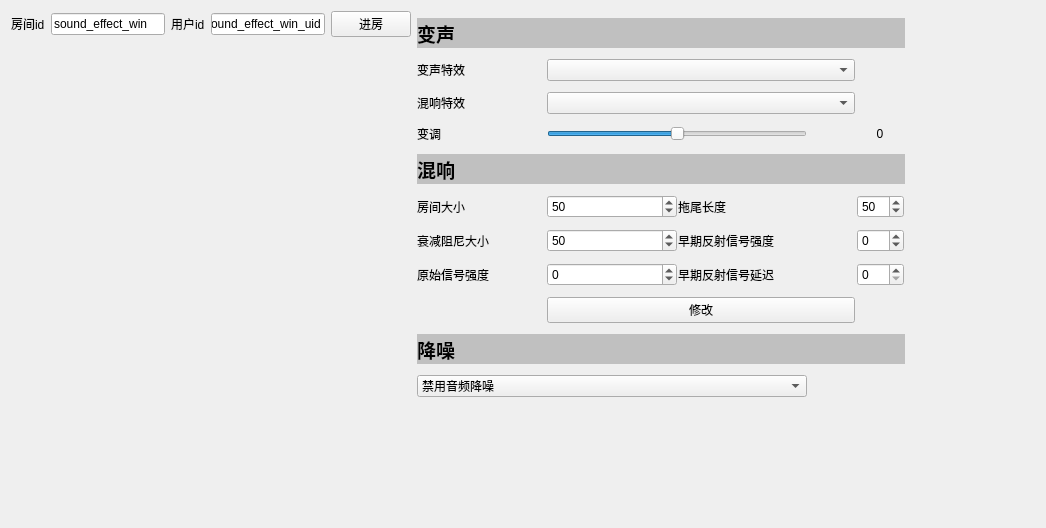
<?xml version="1.0" encoding="UTF-8"?>
<ui version="4.0">
 <class>SoundEffectsWidget</class>
 <widget class="QWidget" name="SoundEffectsWidget">
  <property name="geometry">
   <rect>
    <x>0</x>
    <y>0</y>
    <width>1046</width>
    <height>518</height>
   </rect>
  </property>
  <property name="windowTitle">
   <string>Form</string>
  </property>
  <layout class="QVBoxLayout" name="verticalLayout_3">
   <item>
    <layout class="QHBoxLayout" name="horizontalLayout_3">
     <property name="rightMargin">
      <number>5</number>
     </property>
     <item>
      <layout class="QVBoxLayout" name="verticalLayout_2">
       <item>
        <layout class="QHBoxLayout" name="horizontalLayout">
         <item>
          <widget class="QLabel" name="label_17">
           <property name="text">
            <string>房间id</string>
           </property>
          </widget>
         </item>
         <item>
          <widget class="QLineEdit" name="lineEdit_room">
           <property name="text">
            <string>sound_effect_win</string>
           </property>
          </widget>
         </item>
         <item>
          <widget class="QLabel" name="label_18">
           <property name="text">
            <string>用户id</string>
           </property>
          </widget>
         </item>
         <item>
          <widget class="QLineEdit" name="lineEdit_uid">
           <property name="text">
            <string>sound_effect_win_uid</string>
           </property>
          </widget>
         </item>
         <item>
          <widget class="QPushButton" name="btn_joinroom">
           <property name="text">
            <string>进房</string>
           </property>
          </widget>
         </item>
        </layout>
       </item>
       <item>
        <layout class="QHBoxLayout" name="horizontalLayout_2">
         <item>
          <spacer name="horizontalSpacer">
           <property name="orientation">
            <enum>Qt::Horizontal</enum>
           </property>
           <property name="sizeHint" stdset="0">
            <size>
             <width>40</width>
             <height>20</height>
            </size>
           </property>
          </spacer>
         </item>
         <item>
          <layout class="QVBoxLayout" name="verticalLayout">
           <item>
            <spacer name="verticalSpacer">
             <property name="orientation">
              <enum>Qt::Vertical</enum>
             </property>
             <property name="sizeHint" stdset="0">
              <size>
               <width>20</width>
               <height>40</height>
              </size>
             </property>
            </spacer>
           </item>
           <item>
            <widget class="UserWidget" name="widget" native="true">
             <property name="minimumSize">
              <size>
               <width>320</width>
               <height>240</height>
              </size>
             </property>
             <property name="maximumSize">
              <size>
               <width>640</width>
               <height>480</height>
              </size>
             </property>
            </widget>
           </item>
           <item>
            <spacer name="verticalSpacer_2">
             <property name="orientation">
              <enum>Qt::Vertical</enum>
             </property>
             <property name="sizeHint" stdset="0">
              <size>
               <width>20</width>
               <height>40</height>
              </size>
             </property>
            </spacer>
           </item>
          </layout>
         </item>
         <item>
          <spacer name="horizontalSpacer_3">
           <property name="orientation">
            <enum>Qt::Horizontal</enum>
           </property>
           <property name="sizeHint" stdset="0">
            <size>
             <width>40</width>
             <height>20</height>
            </size>
           </property>
          </spacer>
         </item>
        </layout>
       </item>
      </layout>
     </item>
     <item>
      <widget class="QWidget" name="widget2" native="true">
       <property name="minimumSize">
        <size>
         <width>330</width>
         <height>400</height>
        </size>
       </property>
       <layout class="QGridLayout" name="gridLayout_2">
        <property name="leftMargin">
         <number>0</number>
        </property>
        <property name="topMargin">
         <number>0</number>
        </property>
        <property name="rightMargin">
         <number>0</number>
        </property>
        <property name="bottomMargin">
         <number>0</number>
        </property>
        <property name="horizontalSpacing">
         <number>1</number>
        </property>
        <property name="verticalSpacing">
         <number>4</number>
        </property>
        <item row="0" column="0" colspan="7">
         <widget class="QLabel" name="label_13">
          <property name="sizePolicy">
           <sizepolicy hsizetype="Preferred" vsizetype="Preferred">
            <horstretch>0</horstretch>
            <verstretch>0</verstretch>
           </sizepolicy>
          </property>
          <property name="maximumSize">
           <size>
            <width>16777215</width>
            <height>30</height>
           </size>
          </property>
          <property name="palette">
           <palette>
            <active>
             <colorrole role="Window">
              <brush brushstyle="SolidPattern">
               <color alpha="255">
                <red>192</red>
                <green>192</green>
                <blue>192</blue>
               </color>
              </brush>
             </colorrole>
            </active>
            <inactive>
             <colorrole role="Window">
              <brush brushstyle="SolidPattern">
               <color alpha="255">
                <red>192</red>
                <green>192</green>
                <blue>192</blue>
               </color>
              </brush>
             </colorrole>
            </inactive>
            <disabled>
             <colorrole role="Window">
              <brush brushstyle="SolidPattern">
               <color alpha="255">
                <red>192</red>
                <green>192</green>
                <blue>192</blue>
               </color>
              </brush>
             </colorrole>
            </disabled>
           </palette>
          </property>
          <property name="font">
           <font>
            <pointsize>14</pointsize>
            <bold>true</bold>
           </font>
          </property>
          <property name="autoFillBackground">
           <bool>true</bool>
          </property>
          <property name="text">
           <string>变声</string>
          </property>
         </widget>
        </item>
        <item row="7" column="2" colspan="2">
         <widget class="QLabel" name="label_7">
          <property name="text">
           <string>拖尾长度</string>
          </property>
         </widget>
        </item>
        <item row="8" column="1">
         <widget class="QSpinBox" name="spinBox_zuni">
          <property name="maximum">
           <number>100</number>
          </property>
          <property name="value">
           <number>50</number>
          </property>
         </widget>
        </item>
        <item row="2" column="0">
         <widget class="QLabel" name="label_2">
          <property name="text">
           <string>混响特效</string>
          </property>
         </widget>
        </item>
        <item row="13" column="0" colspan="7">
         <widget class="QLabel" name="label_16">
          <property name="sizePolicy">
           <sizepolicy hsizetype="Preferred" vsizetype="Preferred">
            <horstretch>0</horstretch>
            <verstretch>0</verstretch>
           </sizepolicy>
          </property>
          <property name="maximumSize">
           <size>
            <width>16777215</width>
            <height>30</height>
           </size>
          </property>
          <property name="palette">
           <palette>
            <active>
             <colorrole role="Window">
              <brush brushstyle="SolidPattern">
               <color alpha="255">
                <red>192</red>
                <green>192</green>
                <blue>192</blue>
               </color>
              </brush>
             </colorrole>
            </active>
            <inactive>
             <colorrole role="Window">
              <brush brushstyle="SolidPattern">
               <color alpha="255">
                <red>192</red>
                <green>192</green>
                <blue>192</blue>
               </color>
              </brush>
             </colorrole>
            </inactive>
            <disabled>
             <colorrole role="Window">
              <brush brushstyle="SolidPattern">
               <color alpha="255">
                <red>192</red>
                <green>192</green>
                <blue>192</blue>
               </color>
              </brush>
             </colorrole>
            </disabled>
           </palette>
          </property>
          <property name="font">
           <font>
            <pointsize>14</pointsize>
            <bold>true</bold>
           </font>
          </property>
          <property name="autoFillBackground">
           <bool>true</bool>
          </property>
          <property name="text">
           <string>降噪</string>
          </property>
         </widget>
        </item>
        <item row="1" column="0">
         <widget class="QLabel" name="label">
          <property name="text">
           <string>变声特效</string>
          </property>
         </widget>
        </item>
        <item row="8" column="5">
         <widget class="QSpinBox" name="spinBox_qiangdu">
          <property name="minimum">
           <number>-20</number>
          </property>
          <property name="maximum">
           <number>10</number>
          </property>
         </widget>
        </item>
        <item row="8" column="2" colspan="2">
         <widget class="QLabel" name="label_9">
          <property name="text">
           <string>早期反射信号强度</string>
          </property>
         </widget>
        </item>
        <item row="9" column="1">
         <widget class="QSpinBox" name="spinBox_o_qiangdu">
          <property name="minimum">
           <number>-20</number>
          </property>
          <property name="maximum">
           <number>10</number>
          </property>
         </widget>
        </item>
        <item row="7" column="0">
         <widget class="QLabel" name="label_6">
          <property name="minimumSize">
           <size>
            <width>60</width>
            <height>0</height>
           </size>
          </property>
          <property name="text">
           <string>房间大小</string>
          </property>
         </widget>
        </item>
        <item row="10" column="1" colspan="3">
         <widget class="QPushButton" name="btn_changeVoiceReverbPara">
          <property name="text">
           <string>修改</string>
          </property>
         </widget>
        </item>
        <item row="9" column="2" colspan="2">
         <widget class="QLabel" name="label_11">
          <property name="text">
           <string>早期反射信号延迟</string>
          </property>
         </widget>
        </item>
        <item row="14" column="0" colspan="3">
         <widget class="QComboBox" name="comboBox_ans">
          <item>
           <property name="text">
            <string>禁用音频降噪</string>
           </property>
          </item>
          <item>
           <property name="text">
            <string>适用于微弱降噪</string>
           </property>
          </item>
          <item>
           <property name="text">
            <string>适用于抑制中度平稳噪音，如空调声、风扇声</string>
           </property>
          </item>
          <item>
           <property name="text">
            <string>适用于抑制嘈杂非平稳噪音，如键盘声、敲击声、碰撞声、动物叫声</string>
           </property>
          </item>
          <item>
           <property name="text">
            <string>启用音频降噪能力。具体的降噪算法由 RTC 决定</string>
           </property>
          </item>
         </widget>
        </item>
        <item row="8" column="0">
         <widget class="QLabel" name="label_8">
          <property name="minimumSize">
           <size>
            <width>70</width>
            <height>0</height>
           </size>
          </property>
          <property name="text">
           <string>衰减阻尼大小</string>
          </property>
         </widget>
        </item>
        <item row="7" column="1">
         <widget class="QSpinBox" name="spinBox_room">
          <property name="maximum">
           <number>100</number>
          </property>
          <property name="value">
           <number>50</number>
          </property>
         </widget>
        </item>
        <item row="1" column="1" colspan="3">
         <widget class="QComboBox" name="comboBox_biansheng"/>
        </item>
        <item row="3" column="0">
         <widget class="QLabel" name="label_3">
          <property name="text">
           <string>变调</string>
          </property>
         </widget>
        </item>
        <item row="9" column="5">
         <widget class="QSpinBox" name="spinBox_delay">
          <property name="maximum">
           <number>200</number>
          </property>
         </widget>
        </item>
        <item row="9" column="0">
         <widget class="QLabel" name="label_10">
          <property name="minimumSize">
           <size>
            <width>60</width>
            <height>0</height>
           </size>
          </property>
          <property name="text">
           <string>原始信号强度</string>
          </property>
         </widget>
        </item>
        <item row="4" column="0" colspan="7">
         <widget class="QLabel" name="label_15">
          <property name="sizePolicy">
           <sizepolicy hsizetype="Preferred" vsizetype="Preferred">
            <horstretch>0</horstretch>
            <verstretch>0</verstretch>
           </sizepolicy>
          </property>
          <property name="maximumSize">
           <size>
            <width>16777215</width>
            <height>30</height>
           </size>
          </property>
          <property name="palette">
           <palette>
            <active>
             <colorrole role="Window">
              <brush brushstyle="SolidPattern">
               <color alpha="255">
                <red>192</red>
                <green>192</green>
                <blue>192</blue>
               </color>
              </brush>
             </colorrole>
            </active>
            <inactive>
             <colorrole role="Window">
              <brush brushstyle="SolidPattern">
               <color alpha="255">
                <red>192</red>
                <green>192</green>
                <blue>192</blue>
               </color>
              </brush>
             </colorrole>
            </inactive>
            <disabled>
             <colorrole role="Window">
              <brush brushstyle="SolidPattern">
               <color alpha="255">
                <red>192</red>
                <green>192</green>
                <blue>192</blue>
               </color>
              </brush>
             </colorrole>
            </disabled>
           </palette>
          </property>
          <property name="font">
           <font>
            <pointsize>14</pointsize>
            <bold>true</bold>
           </font>
          </property>
          <property name="autoFillBackground">
           <bool>true</bool>
          </property>
          <property name="text">
           <string>混响</string>
          </property>
         </widget>
        </item>
        <item row="2" column="1" colspan="3">
         <widget class="QComboBox" name="comboBox_hunxiang"/>
        </item>
        <item row="7" column="5">
         <widget class="QSpinBox" name="spinBox_tuowei">
          <property name="maximum">
           <number>100</number>
          </property>
          <property name="value">
           <number>50</number>
          </property>
         </widget>
        </item>
        <item row="3" column="1" colspan="2">
         <widget class="QSlider" name="horizontalSlider_biandiao">
          <property name="minimum">
           <number>-12</number>
          </property>
          <property name="maximum">
           <number>12</number>
          </property>
          <property name="pageStep">
           <number>2</number>
          </property>
          <property name="orientation">
           <enum>Qt::Horizontal</enum>
          </property>
         </widget>
        </item>
        <item row="3" column="4" colspan="2">
         <widget class="QLabel" name="label_pitch">
          <property name="text">
           <string>0</string>
          </property>
          <property name="alignment">
           <set>Qt::AlignCenter</set>
          </property>
         </widget>
        </item>
       </layout>
      </widget>
     </item>
     <item>
      <spacer name="horizontalSpacer_4">
       <property name="orientation">
        <enum>Qt::Horizontal</enum>
       </property>
       <property name="sizeHint" stdset="0">
        <size>
         <width>40</width>
         <height>20</height>
        </size>
       </property>
      </spacer>
     </item>
    </layout>
   </item>
   <item>
    <widget class="LogWidget" name="widget_log" native="true">
     <property name="minimumSize">
      <size>
       <width>0</width>
       <height>100</height>
      </size>
     </property>
    </widget>
   </item>
  </layout>
 </widget>
 <customwidgets>
  <customwidget>
   <class>LogWidget</class>
   <extends>QWidget</extends>
   <header location="global">LogWidget.h</header>
   <container>1</container>
  </customwidget>
  <customwidget>
   <class>UserWidget</class>
   <extends>QWidget</extends>
   <header>UserWidget.h</header>
   <container>1</container>
  </customwidget>
 </customwidgets>
 <resources/>
 <connections/>
</ui>
